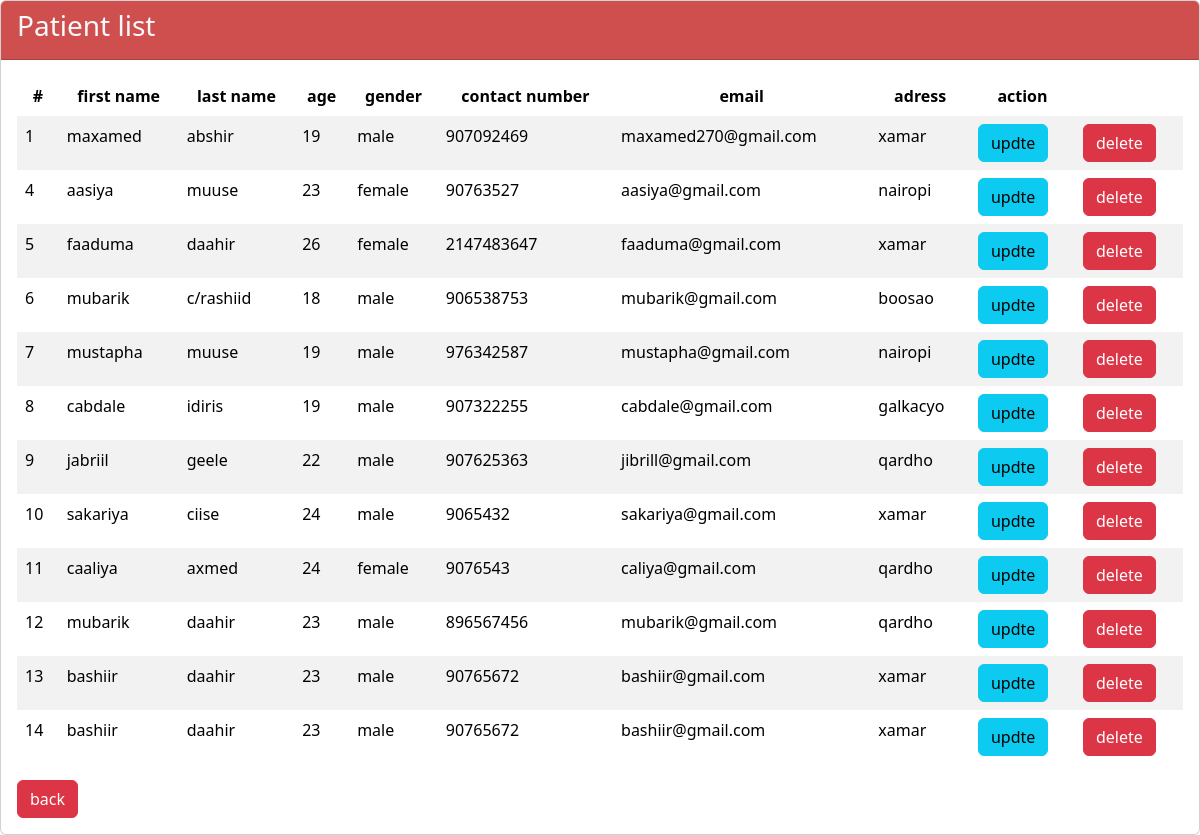
Page /paitentlists.php on the committed database.
### tables this page shows
CREATE TABLE `patient` (
  `id` int(11) NOT NULL,
  `f_name` varchar(100) DEFAULT NULL,
  `gender` varchar(100) DEFAULT NULL,
  `email` varchar(100) DEFAULT NULL,
  `address` varchar(100) DEFAULT NULL,
  `l_name` varchar(100) DEFAULT NULL,
  `age` varchar(100) DEFAULT NULL,
  `phone` int(11) DEFAULT NULL,
  `heigth` varchar(100) DEFAULT NULL,
  `blood_group` varchar(30) DEFAULT NULL,
  `pulse` varchar(69) DEFAULT NULL,
  `allergy` varchar(69) DEFAULT NULL,
  `weight` varchar(100) DEFAULT NULL,
  `b_pressure` varchar(208) DEFAULT NULL,
  `respiration` varchar(100) DEFAULT NULL,
  `deit` varchar(50) DEFAULT NULL,
  `addition` varchar(100) NOT NULL
);

### paitentlists.php (the view, shortened to what this page needs)
<?php
include("connection.php");
?>
<!DOCTYPE html>
<html lang="en" data-bs-theme="light">
<head>
    <link rel="stylesheet" href="css/bootstrap.min.css">
</head>
<body>
    <div class="card">
        <div class="card-header text-light"style="background-color: hsla(0, 69.70%, 45.30%, 0.80)">
            <h3>Patient list </h3>
        </div>
        <div class="card-body">
            <table class="table table-borderless table-hover table-striped">
                <thead class="text-center">
                    <tr>
                        <th>#</th>
                        <th>first name </th>
                        <th>last name </th>
                        <th>age </th>
                        <th>gender </th>
                        <th>contact number </th>
                        <th>email</th>
                        <th>adress</th>
                        <th>action</th>
                    </tr>
                </thead>
                <tbody>
                <?php
                $sql = "select * from patient";
                $result = mysqli_query($conn , $sql);
                $r_check = mysqli_num_rows($result);
                if($r_check > 0){
                    while($row = mysqli_fetch_assoc($result)){
                        echo '<tr>
                                <td>'.$row["id"].'</td>
                                <td>'.$row["f_name"].'</td>
                                <td>'.$row["l_name"].'</td>
                                <td>'.$row["age"].'</td>
                                <td>'.$row["gender"].'</td>
                                <td>'.$row["phone"].'</td>
                                <td>'.$row["email"].'</td>
                                <td>'.$row["address"].'</td>
                                <td>
                                <a href="patient_update.php?id='.$row["id"].'" class="btn btn-info">updte </a>
                                </td>
                                <td>
                                <a href="petient_delete.php?id='.$row["id"].'" class="btn btn-danger">delete </a>
                                </td>
                            </tr>';
                    }
                }
                ?>
                </tbody>
            </table>
            <a href="patient.php" class="btn btn-danger">back</a>
        </div>
    </div>
</body>
</html>

### rows in the picture
patient: id "1", f_name "maxamed", l_name "abshir", age "19", gender "male", phone "907092469", email "maxamed270@gmail.com", address "xamar"
patient: id "4", f_name "aasiya", l_name "muuse", age "23", gender "female", phone "90763527", email "aasiya@gmail.com", address "nairopi"
patient: id "5", f_name "faaduma", l_name "daahir", age "26", gender "female", phone "2147483647", email "faaduma@gmail.com", address "xamar"
patient: id "6", f_name "mubarik", l_name "c/rashiid", age "18", gender "male", phone "906538753", email "mubarik@gmail.com", address "boosao"
patient: id "7", f_name "mustapha", l_name "muuse", age "19", gender "male", phone "976342587", email "mustapha@gmail.com", address "nairopi"
patient: id "8", f_name "cabdale", l_name "idiris", age "19", gender "male", phone "907322255", email "cabdale@gmail.com", address "galkacyo"
patient: id "9", f_name "jabriil", l_name "geele", age "22", gender "male", phone "907625363", email "jibrill@gmail.com", address "qardho"
patient: id "10", f_name "sakariya", l_name "ciise", age "24", gender "male", phone "9065432", email "sakariya@gmail.com", address "xamar"
patient: id "11", f_name "caaliya", l_name "axmed", age "24", gender "female", phone "9076543", email "caliya@gmail.com", address "qardho"
patient: id "12", f_name "mubarik", l_name "daahir", age "23", gender "male", phone "896567456", email "mubarik@gmail.com", address "qardho"
patient: id "13", f_name "bashiir", l_name "daahir", age "23", gender "male", phone "90765672", email "bashiir@gmail.com", address "xamar"
patient: id "14", f_name "bashiir", l_name "daahir", age "23", gender "male", phone "90765672", email "bashiir@gmail.com", address "xamar"
